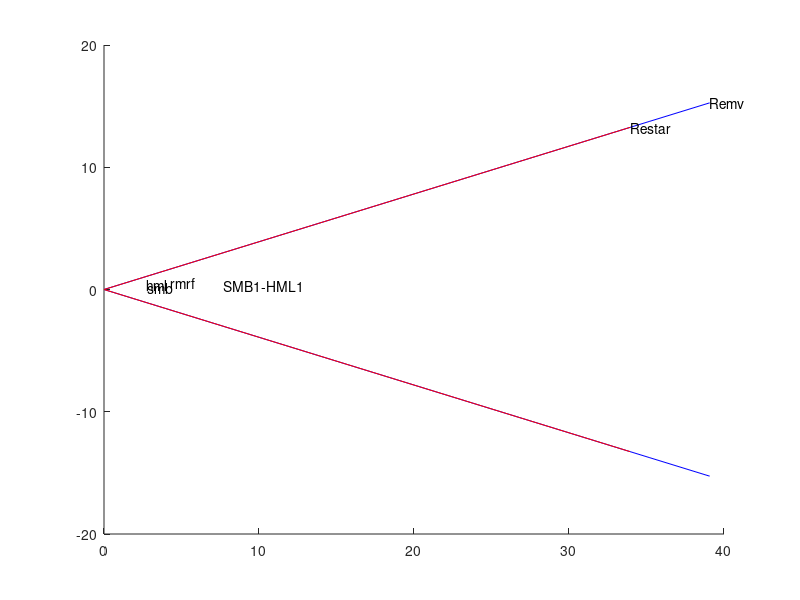
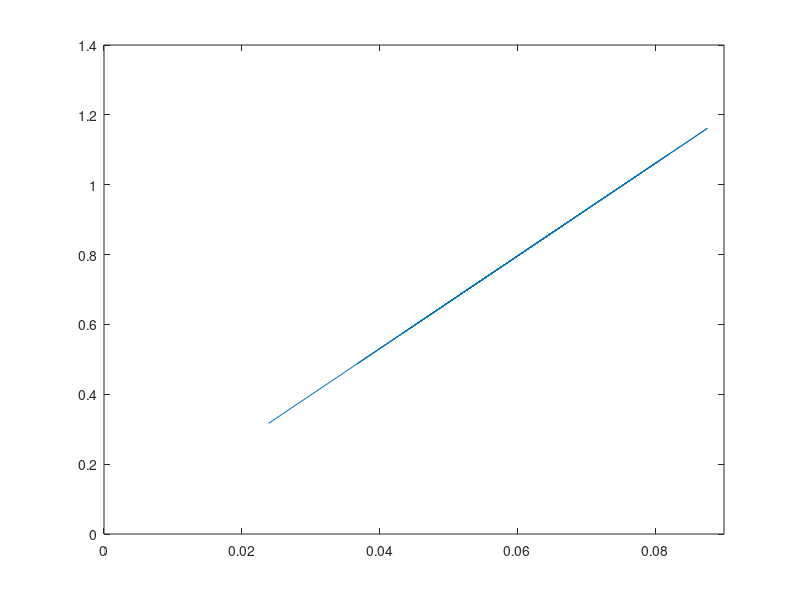

Here is the MATLAB script that generated these plots, in order:
%% Question 1
mu    = 1.10;
sigma = 0.2;
Rf    = 1.05;
Rweight = Rf/(Rf^2 + sigma^2 + mu^2)

%% Question 2
Rweight2 = 1/(Rf^2 + sigma^2 + mu^2)

%% Question 3
factorsHeader = {'Mkt-RF';'SMB';'HML';'RF'};
factors = dlmread('./assetpricing_data_ff_factors.txt');

portfoliosHeader = {...
  'SMB1-HML1'; 'SMB1-HML2'; 'SMB1-HML3'; 'SMB1-HML4'; 'SMB1-HML5';...
  'SMB2-HML1'; 'SMB2-HML2'; 'SMB2-HML3'; 'SMB2-HML4'; 'SMB2-HML5';...
  'SMB3-HML1'; 'SMB3-HML2'; 'SMB3-HML3'; 'SMB3-HML4'; 'SMB3-HML5';...
  'SMB4-HML1'; 'SMB4-HML2'; 'SMB4-HML3'; 'SMB4-HML4'; 'SMB4-HML5';...
  'SMB5-HML1'; 'SMB5-HML2'; 'SMB5-HML3'; 'SMB5-HML4'; 'SMB5-HML5';...
};
portfolios = dlmread('./assetpricing_data_ff_25.txt');

ffexcess = portfolios(:,2:end) - repmat(factors(:,end), 1, 25);
Sigma = cov(ffexcess);
mu    = mean(ffexcess);
Remv  = 100*ffexcess*(inv(Sigma)*mu');
[T,N] = size(ffexcess);

%% Question 4
Restar = 100*[mean(ffexcess)*inv((1/T)*(ffexcess'*ffexcess))*ffexcess']';

%% Question 6
deltas = -1:0.1:1;
frontierRemvMean = arrayfun(@(d) mean(d*Remv), deltas);
frontierRemvStd  = arrayfun(@(d) std(d*Remv), deltas);
frontierRestarMean = arrayfun(@(d) mean(d*Restar), deltas);
frontierRestarStd  = arrayfun(@(d) std(d*Restar), deltas);

figure()
hold on
plot(frontierRemvStd, frontierRemvMean, 'b');
plot(frontierRestarStd, frontierRestarMean, 'r');
text(std(Remv), mean(Remv), 'Remv')
text(std(Restar), mean(Restar), 'Restar')
text(std(factors(:,2)), mean(factors(:,2)), 'rmrf')
text(std(factors(:,3)), mean(factors(:,3)), 'smb')
text(std(factors(:,4)), mean(factors(:,4)), 'hml')
for n = 1:size(ffexcess,2)
  if n == 1
    text(std(ffexcess(:,n)), mean(ffexcess(:,n)), portfoliosHeader{n})
  end
end
hold off

%% Question 9
betas = nan(25,1);
means = nan(25,1);
cross = nan(25,1);
const = ones(length(Restar),1);
X     = [const Restar];
for n = 1:25
  b = inv(X'*X)*X'*ffexcess(:,n);
  means(n) = mean(ffexcess(:,n));
  betas(n) = b(2);
  cross(n) = mean(Restar .* ffexcess(:,n));
end
figure()
plot(betas, means)
xl = xlim();
yl = ylim();
xlim([0 xl(2)]);
ylim([0 yl(2)]);
